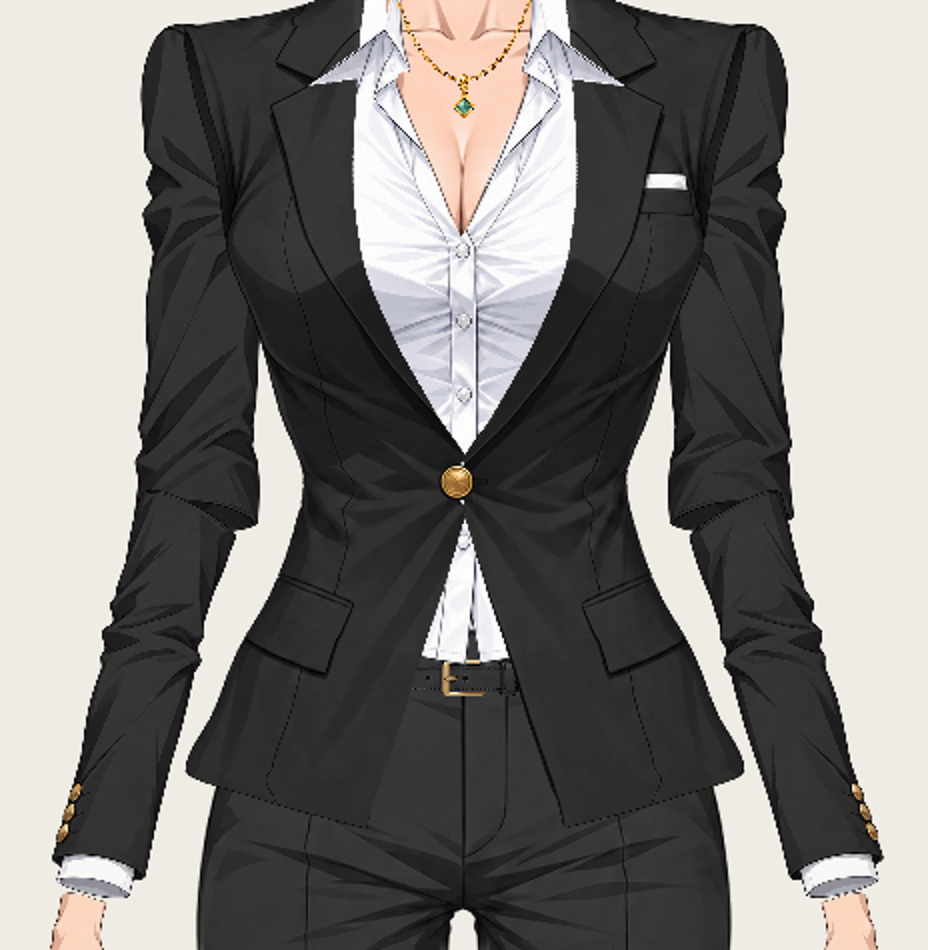
#> input picture ryoko_object_rig/full_body/elbow_review/before_elbow_detail.png, 928 x 950 px, given in place of blouse_front.png, which was not available
$ python assemble_upper.py
#> lines starting #> are read from the running program, lines starting #| are printed output that depends on the picture; after the words box and inside, x2 and y2 are one past the last pixel; in counts of white or black regions, pixels touching at a corner belong together
#!/usr/bin/env python3
"""Individual artwork assembly study. Never uses a full-body composite as art."""
from pathlib import Path
from PIL import Image,ImageDraw
import numpy as np,json,hashlib,math
HERE=Path(__file__).resolve().parent; REPO=HERE.parents[3]; RAW=REPO/'avatar_build_assets'; ASSETS=HERE/'assets';ASSETS.mkdir(exist_ok=True)
records=[]
old=ASSETS/'neck_skin_partial.png'
if old.exists():old.unlink()
def add(name,source,scale,pivot,target,parent,z,angle=0,mask=None):
#> called with name = 'blouse', scale = 0.38, parent = 'chest', z = 10, angle = 0
 im=Image.open(REPO/source).convert('RGBA');a=np.array(im); a[a[:,:,3]<=10,3]=0
#> in add, im is the input picture: PIL image 928x950 RGBA; mean R, G, B, A 127.2, 124.7, 122, 255
 if mask is not None:
  m=Image.new('L',im.size);ImageDraw.Draw(m).polygon(mask,fill=255);a[:,:,3]=np.minimum(a[:,:,3],np.array(m))
 im=Image.fromarray(a);box=im.getbbox();im=im.crop(box)
#> after `box = im.getbbox()`: box = (0, 0, 928, 950)
 deformation=None
 if name.startswith('blazer_'):
  # Fit the independent open jacket panel; no rotation of its shoulder edge.
  # Narrow the collar end gradually to the waist while retaining all art.
  from scipy.ndimage import map_coordinates
  src=np.array(im);h,w=src.shape[:2];ow=round(w*.94)
  yy,xx=np.indices((h,ow),dtype=float);taper=.25*np.clip(1-yy/(h*.60),0,1)
  dest_x=xx/.94; offset=w*taper if name.endswith('_L') else 0
  source_x=(dest_x-offset)/(1-taper)
  warped=np.stack([map_coordinates(src[:,:,c],[yy,source_x],order=1,mode='constant',cval=0) for c in range(4)],2).astype('uint8')
  im=Image.fromarray(warped);deformation={'method':'rowwise horizontal panel fit','base_width_ratio':.94,'collar_width_ratio':.75,'fade_to_full_width_at_height_fraction':.60,'anchored_outer_edge':'left' if name.endswith('_R') else 'right'}
 im.save(ASSETS/(name+'.png'))
 size=[im.width*scale,im.height*scale]; pv=[size[0]*pivot[0],size[1]*pivot[1]]
#> after `size = [im.width * scale, im.height * scale]`: size = [352.6, 361]
#> after `pv = [size[0] * pivot[0], size[1] * pivot[1]]`: pv = [176.3, 0]
 records.append(dict(id=name,file=str((ASSETS/(name+'.png')).relative_to(REPO/'ryoko_object_rig')),source=source,source_sha256=hashlib.sha256((REPO/source).read_bytes()).hexdigest(),crop=list(box),size=list(im.size),scale=[scale,scale],position=[target[0]-pv[0],target[1]-pv[1]],pivot=pv,pivot_space='scaled cropped pixels',target_pivot=target,parent=parent,z=z,rotation_degrees=angle,deformation=deformation,alpha_cleanup='Discard alpha <=10 outliers; preserve other alpha and RGB.'))
b='avatar_build_assets/body/layers/'
add('blouse',b+'blouse_front.png',.38,[.5,0],[512,245],'chest',10)
add('blazer_R',b+'blazer_front_character_R.png',.477,[1,0],[513,250],'chest',20)
#> call 2 of add, with name = 'blazer_R', scale = 0.477, parent = 'chest', z = 20, angle = 0
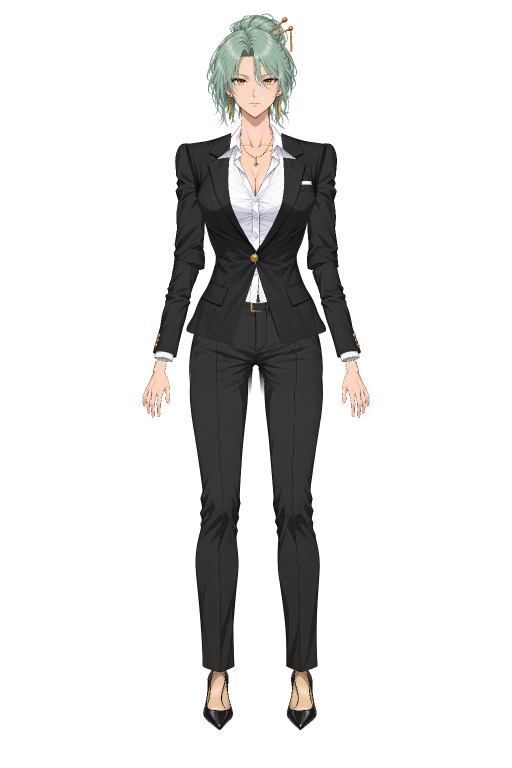
#> input picture ryoko_object_rig/full_body/elbow_review/before_transparent.png, 1024 x 1536 px, given in place of blazer_front_character_R.png, which was not available (shown at 1/2 size)
#> in add, im is the input picture: PIL image 1024x1536 RGBA; mean R, G, B, A 15.3, 14.8, 14.1, 47.6
#> in add (call 2), `a[a[:, :, 3] <= 10, 3] = 0`: a: shape (1536, 1024, 4); 0.18% of pixels changed, all inside (x1, y1, x2, y2) = (289, 11, 740, 1460)
#> in add (call 2), `box = im.getbbox()`: box = (284, 27, 739, 1460)
#> in add (call 2), `im = im.crop(box)`:
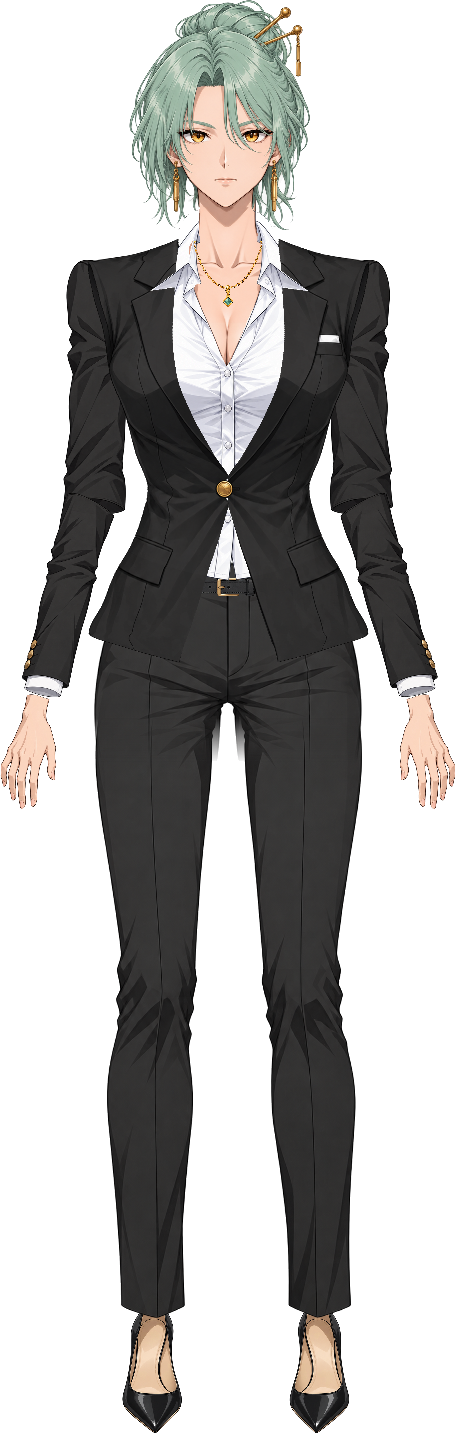
#> im: PIL image 455x1433 RGBA; mean R, G, B, A 37, 35.6, 34, 114.8; transparent parts drawn white
#> in add (call 2), `warped=np.stack([map_coordinates(src[:,:,c],[yy,source_x],order=1,mode..`:
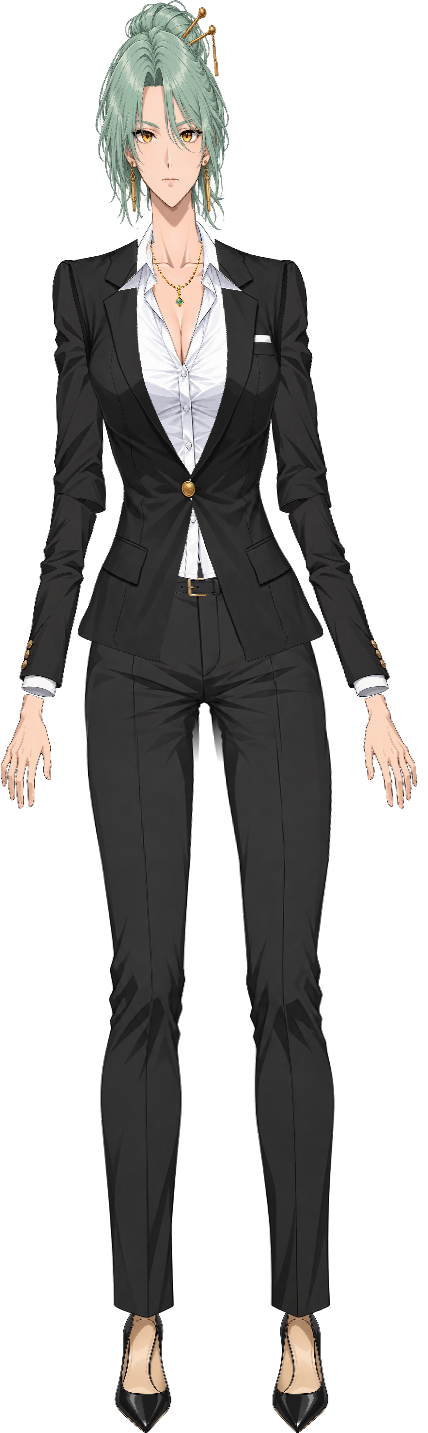
#> warped: shape (1433, 428, 4); mean R, G, B, A 32.9, 31.6, 30.3, 105.5; transparent parts drawn white
add('blazer_L',b+'blazer_front_character_L.png',.477,[0,0],[513,250],'chest',21)
#> call 3 of add, with name = 'blazer_L', scale = 0.477, parent = 'chest', z = 21, angle = 0
#> in add (call 3), `warped=np.stack([map_coordinates(src[:,:,c],[yy,source_x],order=1,mode..`:
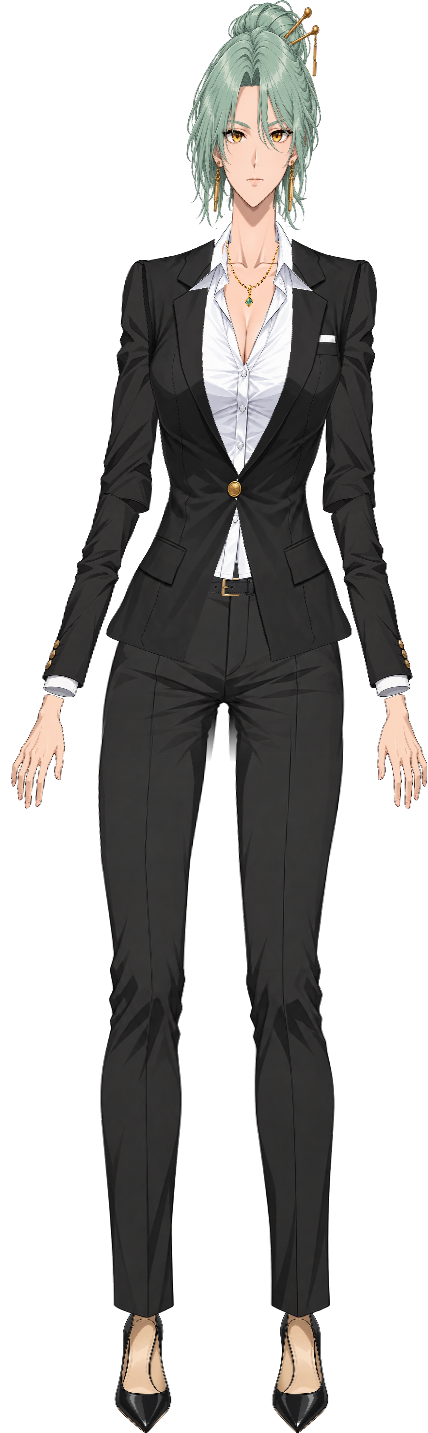
#> warped: shape (1433, 428, 4); mean R, G, B, A 32.9, 31.7, 30.3, 105.5; transparent parts drawn white
for side,sign,x in [('R',1,372),('L',-1,652)]:
 add('upper_arm_'+side,b+'sleeve_upper_character_'+side+'.png',.30,[.32 if side=='R' else .68,.06],[x,302],'shoulder_'+side,15)
#> (the run stopped early here; a loop or call above may not have finished)
